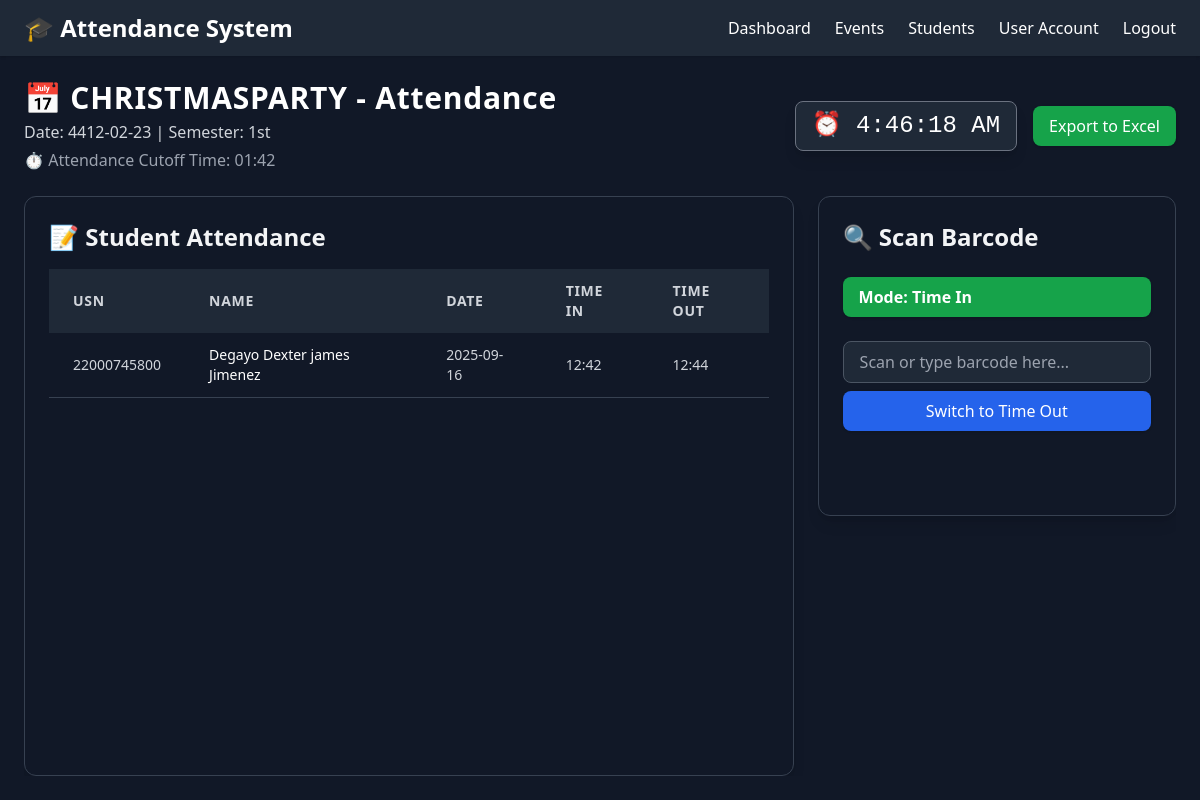
Screenshot of /attendance/44 (signed in) with the database file from the repository.
### tables this page shows
CREATE TABLE events (
    id INTEGER PRIMARY KEY AUTOINCREMENT,
    event_name TEXT NOT NULL,
    event_date TEXT NOT NULL,
    semester TEXT NOT NULL
, cutoff_time TEXT);

CREATE TABLE event_attendance (
    id INTEGER PRIMARY KEY AUTOINCREMENT,
    event_id INTEGER NOT NULL,
    usn TEXT NOT NULL,
    date TEXT NOT NULL,
    time_in TEXT,
    time_out TEXT,
    FOREIGN KEY (event_id) REFERENCES events (id) ON DELETE CASCADE,
    FOREIGN KEY (usn) REFERENCES student_info (usn) ON DELETE CASCADE
);

CREATE TABLE student_info (
    usn TEXT PRIMARY KEY,          -- Use TEXT to safely store long IDs like 22000745800
    name TEXT NOT NULL,
    course TEXT NOT NULL,
    contact TEXT
);

### app/routes/events.py (the view)
@bp.route("/attendance/<int:event_id>")
@login_required
def view_attendance(event_id):
    conn = get_db_connection()
    cur = conn.cursor()
    cur.execute("SELECT * FROM events WHERE id=?", (event_id,))
    event = cur.fetchone()
    if not event:
        conn.close()
        flash("Event not found.", "error")
        return redirect(url_for("event.event"))
    event = dict(event)
    cur.execute("""
        SELECT ea.*, si.name
        FROM event_attendance ea
        LEFT JOIN student_info si ON ea.usn = si.usn
        WHERE ea.event_id=?
        ORDER BY ea.date ASC
    """, (event_id,))
    attendance = [dict(row) for row in cur.fetchall()]
    conn.close()
    return render_template(
        "event_attendance.html",
        event=event,
        attendance=attendance,
        event_id=event['id'],
        user_name=session.get("username", "Officer")
    )

### app/routes/events.py (called while the page is built)
def get_db_connection():
    conn = sqlite3.connect(DB_PATH)
    conn.row_factory = sqlite3.Row
    return conn

def login_required(func):
    from functools import wraps
    @wraps(func)
    def wrapper(*args, **kwargs):
        if "user_id" not in session:
            flash("⚠️ Please login first.", "warning")
            return redirect(url_for("auth.login"))
        return func(*args, **kwargs)
    return wrapper

### app/templates/event_attendance.html (shortened to what this page needs)
{% extends "base.html" %}
{% block content %}
<div class="p-6 flex flex-col gap-6 h-screen">
  <div class="flex flex-col md:flex-row md:justify-between md:items-center gap-4">
   <div>
  <h2 class="text-3xl font-bold text-white tracking-wide">📅 {{ event.event_name }} - Attendance</h2>
  <p class="text-gray-300 mt-1">Date: {{ event.event_date }} | Semester: {{ event.semester }}</p>
  {% if event.cutoff_time %}
    {% set hour = event.cutoff_time.split(':')[0] | int %}
    {% set minute = event.cutoff_time.split(':')[1] %}
    {% if hour > 12 %}
      {% set hour = hour - 12 %}
    {% elif hour == 0 %}
      {% set hour = 12 %}
    {% endif %}
    <p class="text-gray-400 mt-1">
      ⏱ Attendance Cutoff Time: {{ "%02d"|format(hour) }}:{{ minute }}
    </p>
  {% endif %}
</div>
    <div class="flex gap-4 items-center">
      <div id="liveClockContainer"
           class="text-white font-mono text-2xl px-4 py-2 rounded-lg border border-gray-500 bg-gray-800 shadow-lg">
        ⏰ <span id="liveClock">--:--:--</span>
      </div>
     <a href="{{ url_for('event.export_excel', event_id=event.id) }}"
   class="bg-green-600 hover:bg-green-700 text-white px-4 py-2 rounded-lg shadow">
   Export to Excel
</a>
    </div>
  </div>
  <div class="flex flex-col lg:flex-row gap-6 flex-1 overflow-hidden">
    <div class="lg:flex-[0.7] bg-gray-900 border border-gray-700 rounded-xl shadow-lg p-6 flex flex-col overflow-hidden">
      <h3 class="text-2xl font-semibold text-gray-100 mb-4">📝 Student Attendance</h3>
      <div class="flex-1 overflow-y-auto max-h-[75vh]">
        <table class="min-w-full border-collapse text-sm">
          <thead class="bg-gray-800 text-gray-300 uppercase tracking-wider sticky top-0 z-10">
            <tr>
              <th class="px-6 py-3 text-left">USN</th>
              <th class="px-6 py-3 text-left">Name</th>
              <th class="px-6 py-3 text-left">Date</th>
              <th class="px-6 py-3 text-left">Time In</th>
              <th class="px-6 py-3 text-left">Time Out</th>
            </tr>
          </thead>
          <tbody id="attendanceTableBody">
            {% if attendance %}
            {% for record in attendance %}
            <tr class="border-b border-gray-700 hover:bg-gray-800 transition {% if record.time_in == 'Late' %}bg-orange-600 bg-opacity-20{% endif %}" data-usn="{{ record.usn }}">
              <td class="px-6 py-3 text-gray-300">{{ record.usn }}</td>
              <td class="px-6 py-3 text-white">{{ record.name }}</td>
              <td class="px-6 py-3 text-gray-300">{{ record.date }}</td>
              <td class="px-6 py-3 text-gray-300">{{ record.time_in or "-" }}</td>
              <td class="px-6 py-3 text-gray-300">{{ record.time_out or "-" }}</td>
            </tr>
            {% endfor %}
            {% else %}
            <tr>
              <td colspan="5" class="text-center text-gray-400 py-4">No attendance records yet.</td>
            </tr>
            {% endif %}
          </tbody>
        </table>
      </div>
    </div>
    <div class="lg:flex-[0.3] bg-gray-900 border border-gray-700 rounded-xl shadow-lg p-6 flex flex-col gap-4 max-h-[40vh]">
      <h3 class="text-2xl font-semibold text-gray-100 mb-2">🔍 Scan Barcode</h3>
      <span id="modeIndicator"
            class="px-4 py-2 rounded-lg text-white font-bold bg-green-600 shadow mb-2">
        Mode: Time In
      </span>
      <form id="attendanceForm" class="flex flex-col gap-2">
        <input type="text" id="barcodeInput" name="barcode"
               placeholder="Scan or type barcode here..."
               class="flex-1 px-4 py-2 rounded-lg bg-gray-800 text-white border border-gray-600 focus:outline-none focus:ring-2 focus:ring-blue-500"
               autofocus required>
        <button type="button" id="toggleModeBtn"
                class="bg-blue-600 hover:bg-blue-700 text-white px-4 py-2 rounded-lg shadow">
          Switch to Time Out
        </button>
      </form>
    </div>
  </div>
</div>
{% endblock %}

### rows the page displays
events: event_name "CHRISTMASPARTY", event_date "4412-02-23", semester "1st"
event_attendance: usn "22000745800", name "Degayo Dexter james Jimenez", date "2025-09-16", time_in "12:42", time_out "12:44"

### other values shown
{{ "%02d"|format(hour) }} "01"
{{ minute }} "42"
